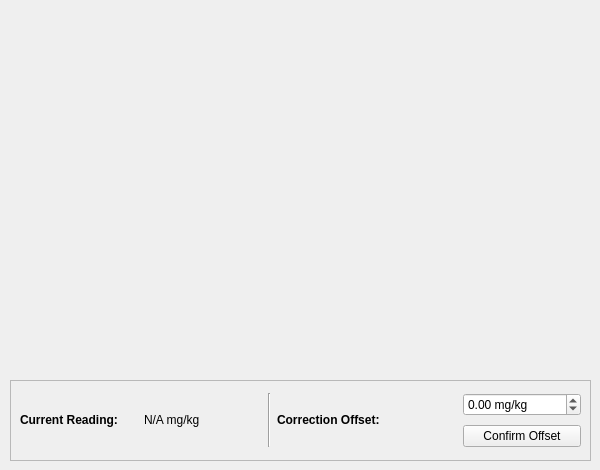
      <widget class="QWidget" name="tab_14">
       <attribute name="title">
        <string>Nitrogen</string>
       </attribute>
       <widget class="PlotWidget" name="soil_nitrogen_graphWidget" native="true">
        <property name="geometry">
         <rect>
          <x>10</x>
          <y>10</y>
          <width>581</width>
          <height>361</height>
         </rect>
        </property>
       </widget>
       <widget class="QFrame" name="frame_9">
        <property name="geometry">
         <rect>
          <x>10</x>
          <y>380</y>
          <width>581</width>
          <height>81</height>
         </rect>
        </property>
        <property name="frameShape">
         <enum>QFrame::StyledPanel</enum>
        </property>
        <property name="frameShadow">
         <enum>QFrame::Raised</enum>
        </property>
        <widget class="QWidget" name="gridLayoutWidget_13">
         <property name="geometry">
          <rect>
           <x>10</x>
           <y>10</y>
           <width>561</width>
           <height>61</height>
          </rect>
         </property>
         <layout class="QGridLayout" name="gridLayout_13">
          <item row="0" column="3" rowspan="2">
           <widget class="Line" name="line_15">
            <property name="orientation">
             <enum>Qt::Vertical</enum>
            </property>
           </widget>
          </item>
          <item row="0" column="5">
           <widget class="QDoubleSpinBox" name="soil_nitrogen_offset_doubleSpinBox">
            <property name="suffix">
             <string> mg/kg</string>
            </property>
            <property name="minimum">
             <double>-500.000000000000000</double>
            </property>
            <property name="maximum">
             <double>500.000000000000000</double>
            </property>
           </widget>
          </item>
          <item row="0" column="1" rowspan="2">
           <widget class="QLabel" name="soil_nitrogen_label">
            <property name="minimumSize">
             <size>
              <width>0</width>
              <height>0</height>
             </size>
            </property>
            <property name="text">
             <string>&lt;html&gt;&lt;head/&gt;&lt;body&gt;&lt;p&gt;&lt;span style=&quot; font-weight:700;&quot;&gt;Current Reading:&lt;/span&gt;&lt;/p&gt;&lt;/body&gt;&lt;/html&gt;</string>
            </property>
           </widget>
          </item>
          <item row="1" column="5">
           <widget class="QPushButton" name="soil_nitrogen_offset_pushButton">
            <property name="text">
             <string>Confirm Offset</string>
            </property>
           </widget>
          </item>
          <item row="0" column="2" rowspan="2">
           <widget class="QLabel" name="soil_nitrogen_value_label">
            <property name="text">
             <string>N/A mg/kg</string>
            </property>
           </widget>
          </item>
          <item row="0" column="4" rowspan="2">
           <widget class="QLabel" name="label_15">
            <property name="minimumSize">
             <size>
              <width>180</width>
              <height>0</height>
             </size>
            </property>
            <property name="text">
             <string>&lt;html&gt;&lt;head/&gt;&lt;body&gt;&lt;p&gt;&lt;span style=&quot; font-weight:700;&quot;&gt;Correction Offset:&lt;/span&gt;&lt;/p&gt;&lt;/body&gt;&lt;/html&gt;</string>
            </property>
           </widget>
          </item>
         </layout>
        </widget>
       </widget>
      </widget>
